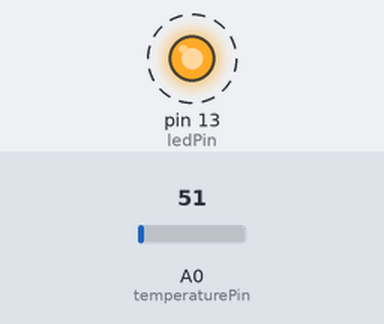
Bench run of a sketch on a simulated Arduino Uno, built with avr-gcc and run on an emulated ATmega328P. Shown: output pins drawn as LEDs (lit = HIGH). Dashed ring = blinking. The test bench sets the inputs (shaded band); at power-on: A0 (temperaturePin) = 51.

Above: at 0.87 s.
1.3 s: A0 (temperaturePin) set to 71
At 2.5 s:
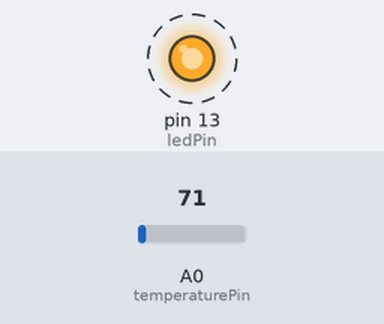
4.3 s: A0 (temperaturePin) set to 61
At 4.87 s:
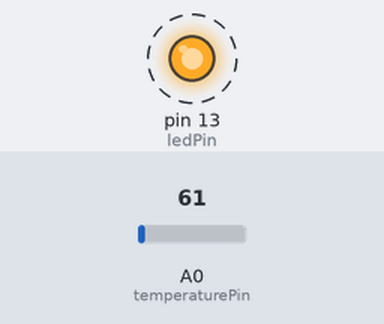
Timing chart, 0 to 13.3 s (numbered marks = the images above; inputs shaded):
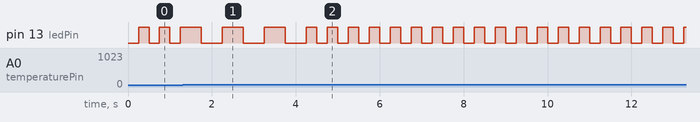

Measured:
- after the input at 1.3 s, pin 13 (ledPin): alternates HIGH for 0.50 s and LOW for 0.50 s, starting after 0.45 s
- after the input at 4.3 s, pin 13 (ledPin): alternates HIGH for 0.25 s and LOW for 0.25 s, starting after 0.20 s
- by itself, pin 13 (ledPin): alternates HIGH for 0.25 s and LOW for 0.25 s

The sketch:

LM35.ino
```cpp
const int temperaturePin = A0;                        // Analog pin for LM35 temperature sensor
const int ledPin = 13;                                // Digital pin for onboard LED

unsigned long previousMillis = 0;
const long intervalLowTemp = 250;                     // Blink interval for temperature below 30 degrees Celsius
const long intervalHighTemp = 500;                    // Blink interval for temperature above 30 degrees Celsius

void setup()
{
  pinMode(temperaturePin, INPUT);
  pinMode(ledPin, OUTPUT);
}

void loop()
{
  int temperature = readTemperature();

  if (temperature < 30) {
    blinkLED(intervalLowTemp);
  } else {
    blinkLED(intervalHighTemp);
  }
}

int readTemperature()
{
  // Read analog input and convert to temperature in Celsius
  int sensorValue = analogRead(temperaturePin);
  float temperature = (sensorValue / 1023.0) * 500;     // 10 mV per degree with LM35, 0°C is 0.0 mV

  return temperature;
}

void blinkLED(long interval)
{
  unsigned long currentMillis = millis();

  if (currentMillis - previousMillis >= interval) {
    previousMillis = currentMillis;

    digitalWrite(ledPin, !digitalRead(ledPin));         // Toggle LED state
  }
}
```
